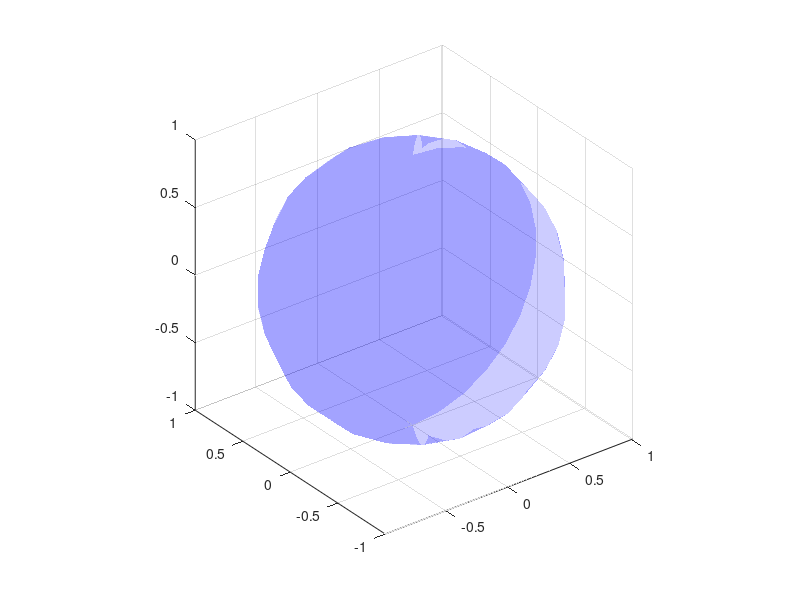

Here is the MATLAB script that generated this plot:
function h2=createSphere()
% h2=createSphere() return handle to a sphere object 

[X,Y,Z]=sphere(15);
h2=surf(X,Y,Z);
set(h2,'FaceAlpha',0.2,'FaceColor','blue', ...
    'LineStyle','none');

axis equal;

end